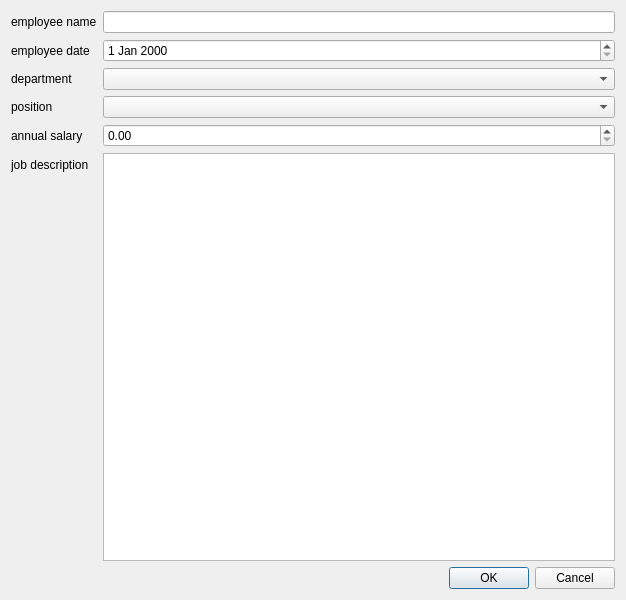
<?xml version="1.0" encoding="UTF-8"?>
<ui version="4.0">
 <class>Dialog</class>
 <widget class="QDialog" name="Dialog">
  <property name="geometry">
   <rect>
    <x>0</x>
    <y>0</y>
    <width>626</width>
    <height>600</height>
   </rect>
  </property>
  <property name="windowTitle">
   <string>Dialog</string>
  </property>
  <layout class="QVBoxLayout" name="verticalLayout">
   <item>
    <layout class="QFormLayout" name="formLayout">
     <item row="0" column="0">
      <widget class="QLabel" name="label">
       <property name="text">
        <string>employee name</string>
       </property>
      </widget>
     </item>
     <item row="0" column="1">
      <widget class="QLineEdit" name="lineEdit"/>
     </item>
     <item row="1" column="0">
      <widget class="QLabel" name="label_2">
       <property name="text">
        <string>employee date</string>
       </property>
      </widget>
     </item>
     <item row="1" column="1">
      <widget class="QDateEdit" name="dateEdit"/>
     </item>
     <item row="2" column="0">
      <widget class="QLabel" name="label_3">
       <property name="text">
        <string>department</string>
       </property>
      </widget>
     </item>
     <item row="2" column="1">
      <widget class="QComboBox" name="comboBox"/>
     </item>
     <item row="3" column="0">
      <widget class="QLabel" name="label_4">
       <property name="text">
        <string>position</string>
       </property>
      </widget>
     </item>
     <item row="3" column="1">
      <widget class="QComboBox" name="comboBox_2"/>
     </item>
     <item row="4" column="0">
      <widget class="QLabel" name="label_5">
       <property name="text">
        <string>annual salary</string>
       </property>
      </widget>
     </item>
     <item row="4" column="1">
      <widget class="QDoubleSpinBox" name="doubleSpinBox"/>
     </item>
     <item row="5" column="0">
      <widget class="QLabel" name="label_6">
       <property name="text">
        <string>job description</string>
       </property>
      </widget>
     </item>
     <item row="5" column="1">
      <widget class="QTextEdit" name="textEdit"/>
     </item>
    </layout>
   </item>
   <item>
    <widget class="QDialogButtonBox" name="buttonBox">
     <property name="orientation">
      <enum>Qt::Horizontal</enum>
     </property>
     <property name="standardButtons">
      <set>QDialogButtonBox::Cancel|QDialogButtonBox::Ok</set>
     </property>
    </widget>
   </item>
  </layout>
 </widget>
 <tabstops>
  <tabstop>lineEdit</tabstop>
  <tabstop>dateEdit</tabstop>
  <tabstop>comboBox</tabstop>
  <tabstop>comboBox_2</tabstop>
  <tabstop>doubleSpinBox</tabstop>
  <tabstop>textEdit</tabstop>
 </tabstops>
 <resources/>
 <connections>
  <connection>
   <sender>buttonBox</sender>
   <signal>accepted()</signal>
   <receiver>Dialog</receiver>
   <slot>accept()</slot>
   <hints>
    <hint type="sourcelabel">
     <x>248</x>
     <y>254</y>
    </hint>
    <hint type="destinationlabel">
     <x>157</x>
     <y>274</y>
    </hint>
   </hints>
  </connection>
  <connection>
   <sender>buttonBox</sender>
   <signal>rejected()</signal>
   <receiver>Dialog</receiver>
   <slot>reject()</slot>
   <hints>
    <hint type="sourcelabel">
     <x>316</x>
     <y>260</y>
    </hint>
    <hint type="destinationlabel">
     <x>286</x>
     <y>274</y>
    </hint>
   </hints>
  </connection>
 </connections>
</ui>
